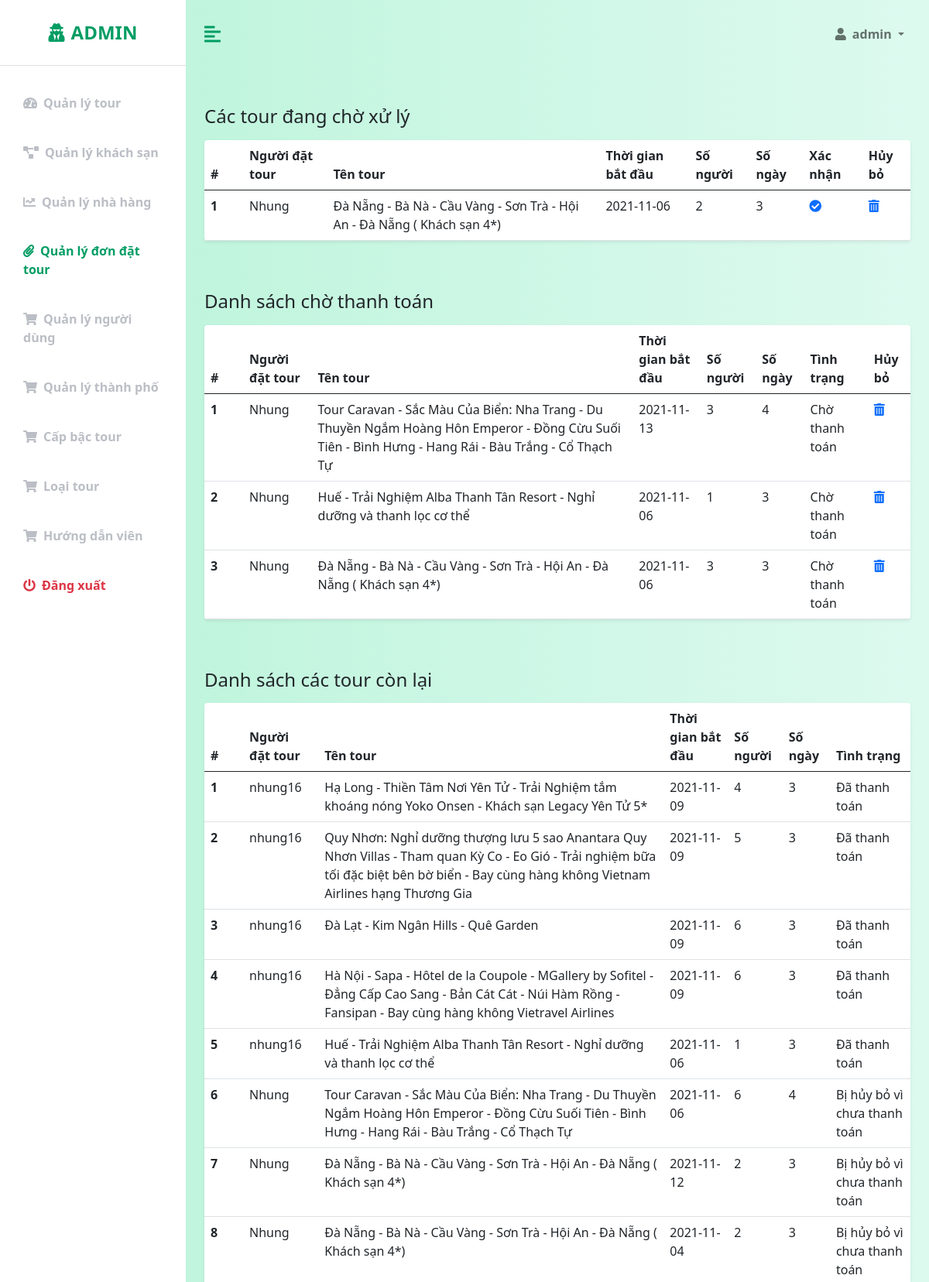
/admin/QLDDTour.php (signed in, upper part), run on the app's committed database.
### tables this page shows
CREATE TABLE `customers` (
  `customer_id` int(11) NOT NULL,
  `user_name` varchar(50) NOT NULL,
  `password` varchar(255) NOT NULL,
  `email` varchar(50) NOT NULL,
  `birthday` datetime NOT NULL,
  `phone_number` varchar(10) NOT NULL,
  `name` varchar(50) NOT NULL,
  `gender` int(1) NOT NULL,
  `status` int(1) NOT NULL,
  `code` varchar(255) NOT NULL,
  `is_admin` int(10) NOT NULL,
  `date_created` datetime NOT NULL DEFAULT current_timestamp()
);

CREATE TABLE `orders` (
  `order_id` int(50) NOT NULL,
  `customer_id` int(50) NOT NULL,
  `tour_id` int(50) NOT NULL,
  `start_time` date NOT NULL,
  `people` int(10) NOT NULL,
  `validation` int(1) NOT NULL,
  `payment` int(1) NOT NULL,
  `date_created` datetime NOT NULL DEFAULT current_timestamp()
);

CREATE TABLE `tours` (
  `tour_id` int(11) NOT NULL,
  `tour_name` varchar(255) NOT NULL,
  `description` varchar(5000) DEFAULT NULL,
  `places` varchar(500) NOT NULL,
  `day_count` int(11) NOT NULL,
  `res_id` int(11) DEFAULT NULL,
  `hotel_id` int(11) DEFAULT NULL,
  `price_per_person` int(11) NOT NULL,
  `image_1` varchar(255) NOT NULL,
  `image_2` varchar(255) NOT NULL,
  `image_3` varchar(255) NOT NULL,
  `image_4` varchar(255) NOT NULL,
  `city_id` int(11) NOT NULL,
  `tour_guide_id` int(11) DEFAULT NULL,
  `tour_type_id` int(10) NOT NULL,
  `tour_rank_id` int(10) NOT NULL,
  `travel_schedule` text DEFAULT NULL,
  `max` int(11) NOT NULL DEFAULT 6
);

### config/database-function.php (called while the page is built, shortened)
<?php
    require_once('database-connection.php');
    function simpleQuery($sql, bool $isGet = true, $params = []){
        global $conn;
        $stmt = $conn -> prepare($sql);
        if(count($params) > 0){
            $types = '';
            foreach($params as $v){
                if(is_int($v)){
                    $types = $types.'i';
                }else if(is_double($v)){
                    $types = $types.'d';
                }else{
                    $types = $types.'s';
                }
            }
            $values = array_values($params);
            $stmt -> bind_param($types, ...$values);
        }
        $stmt -> execute();
        if($isGet){
            $record = $stmt -> get_result() -> fetch_all(MYSQLI_ASSOC);
            return $record;
        }else{
            return $stmt;
        }
    }
?>

### admin/QLDDTour.php (the view, shortened to what this page needs)
<?php
    require('templates-admin/header.php');
?>
            <div class="container-fluid px-4">
                <div class="row my-5">
                    <h3 class="fs-4 mb-3">Các tour đang chờ xử lý</h3>
                    <div class="col">
                        <table class="table bg-white rounded shadow-sm  table-hover">
                            <thead>
                                <tr>
                                    <th scope="col" width="50">#</th>
                                    <th scope="col">Người đặt tour</th>
                                    <th scope="col">Tên tour</th>
                                    <th scope="col">Thời gian bắt đầu</th>
                                    <th scope="col">Số người</th>
                                    <th scope="col">Số ngày</th>
                                    <th scope="col">Xác nhận</th>
                                    <th scope="col">Hủy bỏ</th>
                                </tr>
                            </thead>
                            <tbody>
                                <?php
                                    $sql = "select * from orders, tours, customers where orders.customer_id = customers.customer_id and orders.tour_id = tours.tour_id and orders.validation = 0";
                                    $rows = simpleQuery($sql);
                                    $i = 1;
                                    foreach($rows as $row){
                                        echo '
                                            <tr>
                                                <th scope="row">'.$i.'</th>
                                                <td>'.$row["user_name"].'</td>
                                                <td>'.$row["tour_name"].'</td>
                                                <td>'.$row["start_time"].'</td>
                                                <td>'.$row["people"].'</td>
                                                <td>'.$row["day_count"].'</td>
                                                <td><a href="QLDDTour.php?val=&order_id='.$row["order_id"].'" id="check_tick"><i class="fas fa-check-circle"></i></a></td>
                                                <td><a href="QLDDTour.php?cancel=&order_id='.$row["order_id"].'"><i class="fas fa-trash-alt"></i></a></td>
                                            </tr>
                                        ';
                                        $i++;
                                    }
                                ?>
                            </tbody>
                        </table>
                    </div>
                </div>
                <div class="row my-5">
                    <h3 class="fs-4 mb-3">Danh sách chờ thanh toán</h3>
                    <div class="col">
                        <table class="table bg-white rounded shadow-sm  table-hover">
                            <thead>
                                <tr>
                                    <th scope="col" width="50">#</th>
                                    <th scope="col">Người đặt tour</th>
                                    <th scope="col">Tên tour</th>
                                    <th scope="col">Thời gian bắt đầu</th>
                                    <th scope="col">Số người</th>
                                    <th scope="col">Số ngày</th>
                                    <th scope="col">Tình trạng</th>
                                    <th scope="col">Hủy bỏ</th>
                                </tr>
                            </thead>
                            <tbody>
                                <?php
                                    $sql = "select * from orders, tours, customers where orders.customer_id = customers.customer_id and orders.tour_id = tours.tour_id and orders.validation = 1 and orders.payment = 0 order by orders.order_id desc";
                                    $rows = simpleQuery($sql);
                                    $i = 1;
                                    foreach($rows as $row){
                                        echo '
                                            <tr>
                                                <th scope="row">'.$i.'</th>
                                                <td>'.$row["user_name"].'</td>
                                                <td>'.$row["tour_name"].'</td>
                                                <td>'.$row["start_time"].'</td>
                                                <td>'.$row["people"].'</td>
                                                <td>'.$row["day_count"].'</td>
                                                <td>Chờ thanh toán</td>
                                                <td><a href="QLDDTour.php?cancel=&order_id='.$row["order_id"].'"><i class="fas fa-trash-alt"></i></a></td>
                                            </tr>
                                        ';
                                        $i++;
                                    }
                                ?>
                            </tbody>
                        </table>
                    </div>
                </div>
                <div class="row my-5">
                    <h3 class="fs-4 mb-3">Danh sách các tour còn lại</h3>
                    <div class="col">
                        <table class="table bg-white rounded shadow-sm  table-hover">
                            <thead>
                                <tr>
                                    <th scope="col" width="50">#</th>
                                    <th scope="col">Người đặt tour</th>
                                    <th scope="col">Tên tour</th>
                                    <th scope="col">Thời gian bắt đầu</th>
                                    <th scope="col">Số người</th>
                                    <th scope="col">Số ngày</th>
                                    <th scope="col">Tình trạng</th>
                                </tr>
                            </thead>
                            <tbody>
                                <?php
                                    $sql = "select * from orders, tours, customers where orders.customer_id = customers.customer_id and orders.tour_id = tours.tour_id and orders.validation > 0 and orders.payment > 0 order by orders.order_id desc";
                                    $rows = simpleQuery($sql);
                                    $i = 1;
                                    foreach($rows as $row){
                                        echo '
                                            <tr>
                                                <th scope="row">'.$i.'</th>
                                                <td>'.$row["user_name"].'</td>
                                                <td>'.$row["tour_name"].'</td>
                                                <td>'.$row["start_time"].'</td>
                                                <td>'.$row["people"].'</td>
                                                <td>'.$row["day_count"].'</td>
                                                <td>';
                                                    if($row["validation"] == 0){
                                                        echo "Đang chờ mytour xử lý";
                                                    }else if($row["validation"] == 2){
                                                        echo "Đã bị mytour hủy";
                                                    }else{
                                                        if($row["payment"] == 0){
                                                            echo "Chưa thanh toán";
                                                        }else if($row["payment"] == 1){
                                                            echo "Đã thanh toán";
                                                        }else{
                                                            echo "Bị hủy bỏ vì chưa thanh toán";
                                                        }
                                                    }
                                                echo '</td>
                                            </tr>
                                        ';
                                        $i++;
                                    }
                                ?>
                            </tbody>
                        </table>
                    </div>
                </div>
<?php
    include('templates-admin/footer.php')
?>

### admin/templates-admin/header.php (shortened to what this page needs)
<!DOCTYPE html>
<html lang="en">
<head>
    <link href="https://cdn.jsdelivr.net/npm/bootstrap@5.0.0-beta3/dist/css/bootstrap.min.css" rel="stylesheet" />
    <link rel="stylesheet" href="https://cdnjs.cloudflare.com/ajax/libs/font-awesome/5.15.3/css/all.min.css" />
    <link rel="stylesheet" href="https://cdnjs.cloudflare.com/ajax/libs/font-awesome/5.15.4/css/all.min.css">
    <link rel="stylesheet" href="css-admin/styles.css" />
</head>
<body>
    <div class="d-flex" id="wrapper">
        <div class="bg-white" id="sidebar-wrapper">
            <div class="sidebar-heading text-center py-4 primary-text fs-4 fw-bold text-uppercase border-bottom"><i
                    class="fas fa-user-secret me-2"></i>Admin</div>
            <div class="list-group list-group-flush my-3">
                <a href="index.php" class="list-group-item list-group-item-action bg-transparent second-text fw-bold <?php if($_SESSION["nav"] == "tours") echo "active"; ?>"><i
                        class="fas fa-tachometer-alt me-2"></i>Quản lý tour</a>
                <a href="QLKS.php" class="list-group-item list-group-item-action bg-transparent second-text fw-bold <?php if($_SESSION["nav"] == "hotels") echo "active"; ?>"><i
                        class="fas fa-project-diagram me-2"></i>Quản lý khách sạn</a>
                <a href="QLNH.php" class="list-group-item list-group-item-action bg-transparent second-text fw-bold <?php if($_SESSION["nav"] == "restaurants") echo "active"; ?>"><i
                        class="fas fa-chart-line me-2"></i>Quản lý nhà hàng</a>
                <a href="QLDDTour.php" class="list-group-item list-group-item-action bg-transparent second-text fw-bold <?php if($_SESSION["nav"] == "orders") echo "active"; ?>"><i
                        class="fas fa-paperclip me-2"></i>Quản lý đơn đặt tour</a>
                <a href="QLND.php" class="list-group-item list-group-item-action bg-transparent second-text fw-bold <?php if($_SESSION["nav"] == "customers") echo "active"; ?>"><i
                        class="fas fa-shopping-cart me-2"></i>Quản lý người dùng</a>
                <a href="QLTP.php" class="list-group-item list-group-item-action bg-transparent second-text fw-bold <?php if($_SESSION["nav"] == "cities") echo "active"; ?>"><i
                        class="fas fa-shopping-cart me-2"></i>Quản lý thành phố</a>
                <a href="QLCapTour.php" class="list-group-item list-group-item-action bg-transparent second-text fw-bold <?php if($_SESSION["nav"] == "ranks") echo "active"; ?>"><i
                        class="fas fa-shopping-cart me-2"></i>Cấp bậc tour</a>
                <a href="QLLoaiTour.php" class="list-group-item list-group-item-action bg-transparent second-text fw-bold <?php if($_SESSION["nav"] == "tourtypes") echo "active"; ?>"><i
                        class="fas fa-shopping-cart me-2"></i>Loại tour</a>
                <a href="QLHDVien.php" class="list-group-item list-group-item-action bg-transparent second-text fw-bold <?php if($_SESSION["nav"] == "tourguides") echo "active"; ?>"><i
                        class="fas fa-shopping-cart me-2"></i>Hướng dẫn viên</a>
                <a href="logout.php" class="list-group-item list-group-item-action bg-transparent text-danger fw-bold"><i
                        class="fas fa-power-off me-2"></i>Đăng xuất</a>
            </div>
        </div>
        <div id="page-content-wrapper">
            <nav class="navbar navbar-expand-lg navbar-light bg-transparent py-4 px-4">
                <div class="d-flex align-items-center">
                    <i class="fas fa-align-left primary-text fs-4 me-3" id="menu-toggle"></i>
                </div>
                <div class="collapse navbar-collapse" id="navbarSupportedContent">
                    <ul class="navbar-nav ms-auto mb-2 mb-lg-0">
                        <li class="nav-item dropdown">
                            <a class="nav-link dropdown-toggle second-text fw-bold" href="#" id="navbarDropdown"
                                role="button" data-bs-toggle="dropdown" aria-expanded="false">
                                <?php
                                  $sql = "select user_name from customers where customer_id = ?";
                                  $row = simpleQuery($sql, 1, [$_SESSION["user_id"]])[0];
                                  echo '<i class="fas fa-user me-2"></i>';
                                  echo $row["user_name"];
                                ?>
                            </a>
                        </li>
                    </ul>
                </div>
            </nav>

### admin/css-admin/styles.css (style rules this page uses)
:root { --main-bg-color: #009d63; --main-text-color: #009d63; --second-text-color: #bbbec5; --second-bg-color: #c1efde; }
.primary-text { color: var(--main-text-color); }
.second-text { color: var(--second-text-color); }
#wrapper { overflow-x: hidden; background-image: linear-gradient( to right, #baf3d7, #c2f5de, #cbf7e4, #d4f8ea, #ddfaef ); }
#sidebar-wrapper { min-height: 100vh; margin-left: -15rem; -webkit-transition: margin 0.25s ease-out; -moz-transition: margin 0.25s ease-out; -o-transition: margin 0.25s ease-out; transition: margin 0.25s ease-out; }
#sidebar-wrapper .sidebar-heading { padding: 0.875rem 1.25rem; font-size: 1.2rem; }
#sidebar-wrapper .list-group { width: 15rem; }
#page-content-wrapper { min-width: 100vw; }
#menu-toggle { cursor: pointer; }
.list-group-item { border: none; padding: 20px 30px; }
.list-group-item.active { background-color: transparent; color: var(--main-text-color); font-weight: bold; border: none; }
@media (min-width: 768px) { #sidebar-wrapper { margin-left: 0; } }
@media (min-width: 768px) { #page-content-wrapper { min-width: 0; width: 100%; } }

### data on the page
customers: user_name "admin"
orders: customer.user_name "Nhung", tour.tour_name "Đà Nẵng - Bà Nà - Cầu Vàng - Sơn Trà - Hội An - Đà Nẵng ( Khách sạn 4*)", start_time "2021-11-06", people "2", tour.day_count "3"
orders: customer.user_name "Nhung", tour.tour_name "Tour Caravan - Sắc Màu Của Biển: Nha Trang - Du Thuyền Ngắm Hoàng Hôn Emperor - Đồng Cừu Suối Tiên - Bình Hưng - Hang Rái - Bàu Trắng - Cổ Thạch Tự", start_time "2021-11-13", people "3", tour.day_count "4"
orders: customer.user_name "Nhung", tour.tour_name "Huế - Trải Nghiệm Alba Thanh Tân Resort - Nghỉ dưỡng và thanh lọc cơ thể", start_time "2021-11-06", people "1", tour.day_count "3"
orders: customer.user_name "Nhung", tour.tour_name "Đà Nẵng - Bà Nà - Cầu Vàng - Sơn Trà - Hội An - Đà Nẵng ( Khách sạn 4*)", start_time "2021-11-06", people "3", tour.day_count "3"
orders: customer.user_name "nhung16", tour.tour_name "Hạ Long - Thiền Tâm Nơi Yên Tử - Trải Nghiệm tắm khoáng nóng Yoko Onsen - Khách sạn Legacy Yên Tử 5*", start_time "2021-11-09", people "4", tour.day_count "3", validation "Đã thanh toán"
orders: customer.user_name "nhung16", tour.tour_name "Quy Nhơn: Nghỉ dưỡng thượng lưu 5 sao Anantara Quy Nhơn Villas - Tham quan Kỳ Co - Eo Gió - Trải nghiệm bữa tối đặc biệt bên bờ biển - Bay cùng hàng không Vietnam Airlines hạng Thương Gia", start_time "2021-11-09", people "5", tour.day_count "3", validation "Đã thanh toán"
orders: customer.user_name "nhung16", tour.tour_name "Đà Lạt - Kim Ngân Hills - Quê Garden", start_time "2021-11-09", people "6", tour.day_count "3", validation "Đã thanh toán"
orders: customer.user_name "nhung16", tour.tour_name "Hà Nội - Sapa - Hôtel de la Coupole - MGallery by Sofitel - Đẳng Cấp Cao Sang - Bản Cát Cát - Núi Hàm Rồng - Fansipan - Bay cùng hàng không Vietravel Airlines", start_time "2021-11-09", people "6", tour.day_count "3", validation "Đã thanh toán"
orders: customer.user_name "nhung16", tour.tour_name "Huế - Trải Nghiệm Alba Thanh Tân Resort - Nghỉ dưỡng và thanh lọc cơ thể", start_time "2021-11-06", people "1", tour.day_count "3", validation "Đã thanh toán"
orders: customer.user_name "Nhung", tour.tour_name "Tour Caravan - Sắc Màu Của Biển: Nha Trang - Du Thuyền Ngắm Hoàng Hôn Emperor - Đồng Cừu Suối Tiên - Bình Hưng - Hang Rái - Bàu Trắng - Cổ Thạch Tự", start_time "2021-11-06", people "6", tour.day_count "4", validation "Bị hủy bỏ vì chưa thanh toán"
orders: customer.user_name "Nhung", tour.tour_name "Đà Nẵng - Bà Nà - Cầu Vàng - Sơn Trà - Hội An - Đà Nẵng ( Khách sạn 4*)", start_time "2021-11-12", people "2", tour.day_count "3", validation "Bị hủy bỏ vì chưa thanh toán"
orders: customer.user_name "Nhung", tour.tour_name "Đà Nẵng - Bà Nà - Cầu Vàng - Sơn Trà - Hội An - Đà Nẵng ( Khách sạn 4*)", start_time "2021-11-04", people "2", tour.day_count "3", validation "Bị hủy bỏ vì chưa thanh toán"
